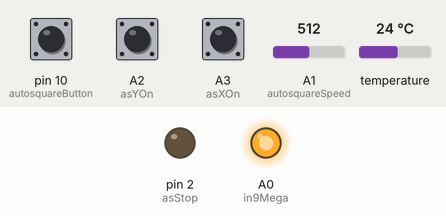
The sketch below on a simulated Arduino Uno, built with avr-gcc and run on an emulated ATmega328P. Shown: output pins drawn as LEDs (lit = HIGH). The inputs (shaded band) are chosen by the test bench; at power-on: pin 10 (autosquareButton) HIGH, A1 (autosquareSpeed) = 512, A2 (asYOn) HIGH, A3 (asXOn) HIGH, temperature 24 °C. What the sketch prints to the serial monitor is not drawn.

Above: at 1.9 s.
2.0 s: pin 10 (autosquareButton) pulled LOW for 1 s
Timing chart, 0 to 5.0 s (numbered marks = the images above; inputs shaded):
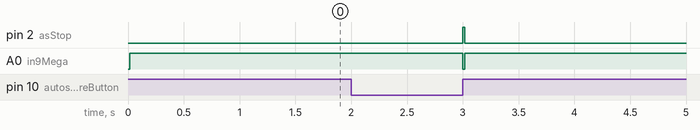

The sketch:

Extension_Board_Firmware.ino
```cpp
/*
    Tillboard Extension Firmware 2.0
    find out more: blog.altholtmann.com

    by Timo Altholtmann
*/

#include <Arduino.h>
#include "cnc-library.h"


// Programm configuration
uint16_t stepDelay = 0; // delay between steps in microseconds if no poti is connected - set to 0 to use a poti for setting speed
uint16_t startDelay = 1000; // delay between pressing the autosquare button and starting autosquare - in miliseconds, should be at least 500
byte speedPotiSamples = 10; // Samples of every speed poti reading
uint16_t speedPotiMin = 10;  // min delay between steps in microseconds
uint16_t speedPotiMax = 5000; // max delay between steps in microseconds
uint16_t tempSensorUpdateInterval = 5000; // interval between temperatur sensor reads in milliseconds
byte endstopStateTriggered = LOW; // Use HIGH for normally open endstops and LOW for normally closed endstops

#define READ_TEMPERATURES // comment with "//" if temperature sensor is not needed

/**
 * USE_DISPLAY
 * Uncomment the next line only, if a display is connected by a wire with the shield. For example if the extension panel is used.
 * If the wireless solution is connected to shield the next line has to be commented like this: "//#define USE_DISPLAY"
 */
//#define USE_DISPLAY // comment with "//" if temperature sensor is not needed

/**
 * WIRELESS ADAPTER CONNECTED
 * Comment with // if wireless adapter is not connected!
 * IMPORTANT - Has to be commented if there is a wired connection on the sub-d port. For example if the wired extension panel is used
 */
//#define WIRELESS_ADAPTER_CONNECTED

// ------------------------------------------------------------------------------
// Only edit below if you know what you are doing
// ------------------------------------------------------------------------------
#ifdef WIRELESS_ADAPTER_CONNECTED
    #include <Wire.h>
#endif

#ifdef USE_DISPLAY
    #include <U8x8lib.h>
#endif

enum AXIS
{
    x,
    y
};

typedef struct
{
    AXIS axis;
    byte stepPin;
    byte endStopPin;
    AUTOSQUARESTATE state;
    byte stateDisplayRow;
    byte stateDisplayColumn;
    char label[4];
} STEPPER;

STEPPER steppers[] = {
    {x, 11, 5, off, 0, 0, "X1:"},
    {x, 3, 6, off, 0, 8, "X2:"},
    {y, 12, 7, off, 1, 0, "Y1:"},
    {y, 4, 8, off, 1, 8, "Y2:"},
};

// Pin configuration
// Outs
byte in9Mega = A0;
byte asStop = 2;
// INs
byte tempSensor = 9;
byte autosquareButton = 10;
byte autosquareSpeed = A1;
// INs - user configuartion
byte asXOn = A3;
byte asYOn = A2;

#ifdef USE_DISPLAY
    // Display byte SDA = A4, SCL = A5
    U8X8_SSD1306_128X32_UNIVISION_SW_I2C display(/* clock=*/SCL, /* data=*/SDA, /* reset=*/U8X8_PIN_NONE);
    // Hardware i2c does not work for me with long wires
    // U8X8_SSD1306_128X32_UNIVISION_HW_I2C display(/* clock=*/SCL, /* data=*/SDA, /* reset=*/U8X8_PIN_NONE);
    const uint8_t *defaultFont = u8x8_font_pxplustandynewtv_f;
#endif
#ifdef READ_TEMPERATURES
    OneWire oneWire(tempSensor);
    DallasTemperature sensors(&oneWire);
#endif


// Programm variales
uint32_t actualStepDelay = 0;
byte autosuareInitialised = false;
uint64_t timeStartButtonWasPressed = 0;
AUTOSQUARESTATE lastDisplayStates[sizeof(steppers) / sizeof(STEPPER)];
uint64_t lastReadTemperature = 0;
DATA_FROM_CONTROLLER dataFromController = {
    5,
    5,
    5,
    AUTOSQUARESTATE::undefined,
    AUTOSQUARESTATE::undefined,
    AUTOSQUARESTATE::undefined,
    AUTOSQUARESTATE::undefined,
    AUTOSQUARESTATE::undefined,
    AUTOSQUARESTATE::undefined,
};

void updateAutosquareDelay() {
    // Dont read poti if a fixed speed is set
    if(stepDelay != 0 && actualStepDelay != stepDelay) {
        actualStepDelay = stepDelay;
        return;
    }

    uint16_t sum = 0;
    for (int i = 0; i < speedPotiSamples; i++)
    {
        sum+= analogRead(autosquareSpeed);
        delayMicroseconds(500);
    }
    actualStepDelay = map(sum / speedPotiSamples, 0, 1023, speedPotiMax, speedPotiMin);
}
#ifdef USE_DISPLAY
    void setDisplayStateOfStepper(STEPPER *stepper, byte displayStatePosition) {
        // Set last display state
        lastDisplayStates[displayStatePosition] = stepper->state;
        byte columPosition = stepper->stateDisplayColumn + (sizeof(stepper->label)/sizeof(char));

        // Empty last state
        display.setFont(defaultFont);
        display.drawString(columPosition, stepper->stateDisplayRow, "   ");

        if(stepper->state == off) {
            display.setFont(defaultFont);
            display.drawString(columPosition, stepper->stateDisplayRow, "off");
        } else if(stepper->state == undefined){
            display.setFont(defaultFont);
            display.drawString(columPosition, stepper->stateDisplayRow, "?");
        } else if(stepper->state == done) {
            display.setFont(u8x8_font_open_iconic_check_1x1);
            display.drawGlyph(columPosition, stepper->stateDisplayRow, 64);
        }
    }
    void updateDisplay()
    {
        for (byte i = 0; i < sizeof(steppers) / sizeof(STEPPER); i++)
        {
            STEPPER *stepper = &steppers[i];
            // Only update when things changed
            if(stepper->state == lastDisplayStates[i]) {
                continue;
            }

            setDisplayStateOfStepper(stepper, i);
        }
    }

    void initDisplay() {
        display.begin();
        // display.setBusClock(100000);
        // Stepper states
        for (byte i = 0; i < sizeof(steppers) / sizeof(STEPPER); i++)
        {
            STEPPER *stepper = &steppers[i];
            display.setFont(defaultFont);
            display.drawString(stepper->stateDisplayColumn, stepper->stateDisplayRow, stepper->label);
            setDisplayStateOfStepper(stepper, i);
        }
    }
#endif

void autosquare()
{
    // Set HIGH Pulse if state is on and endstop not pressed
    for (byte i = 0; i < sizeof(steppers) / sizeof(STEPPER); i++)
    {
        STEPPER *stepper = &steppers[i];
        // Continue for loop if stepper is set to off or done
        if (stepper->state == off || stepper->state == done)
        {
            continue;
        }
        // Check if state is undefined
        if (stepper->state == undefined)
        {
            // Set state to ok if endstop is reached
            if (digitalRead(stepper->endStopPin) == endstopStateTriggered)
            {
                stepper->state = done;
                #ifdef USE_DISPLAY
                  updateDisplay();
                #endif
            }
            // Set HIGH pulse if endstop not reached
            else
            {
                digitalWrite(stepper->stepPin, HIGH);
            }
        }
    }
    // Delay before setting to low - this is the speed of the steppers
    delayMicroseconds(actualStepDelay);

    // Set stepper steps to LOW if they are HIGH
     for (byte i = 0; i < sizeof(steppers) / sizeof(STEPPER); i++)
    {
        STEPPER *stepper = &steppers[i];
        if(digitalRead(stepper->stepPin) == HIGH) {
            digitalWrite(stepper->stepPin, LOW);
        }
    }
}

void initialize()
{
    Serial.println("Initializing");
    // Check if all stepper are already done
    bool allDone = true;
    for (byte i = 0; i < sizeof(steppers) / sizeof(STEPPER); i++)
    {
        if(steppers[i].state == undefined) {
            allDone = false;
        }
    }

    // Take control over steppers
    digitalWrite(asStop, HIGH);
    // Trigger IN9 to arduino mega
    digitalWrite(in9Mega, LOW);

    // Set steppers as OUTPUT and reset stepper states if all are done
    for (byte i = 0; i < sizeof(steppers) / sizeof(STEPPER); i++)
    {
        if(allDone && steppers[i].state == done) {
            steppers[i].state = undefined;
        }
    }

    // Set pulse speed
    updateAutosquareDelay();

    #ifdef USE_DISPLAY
      updateDisplay();
    #endif

    autosuareInitialised = true;
}

void terminate()
{
    Serial.println("Terminating");

    digitalWrite(asStop, LOW);
    digitalWrite(in9Mega, HIGH);
    autosuareInitialised = false;
}
float lastTemperature = 0;
#ifdef READ_TEMPERATURES
    void updateTemperatureSensor()
    {
            sensors.requestTemperatures();
            lastTemperature = sensors.getTempCByIndex(0);
            #ifdef USE_DISPLAY
                display.setFont(defaultFont);
                display.drawUTF8(0,3, "Temp:");
                display.setCursor(6,3);
                display.print(lastReadTemperature);
                display.drawString(10,3,"Grad");
            #endif
            lastReadTemperature = millis();

    }
#endif

#ifdef WIRELESS_ADAPTER_CONNECTED
   void answerI2cCommunication() {
        dataFromController.onboardTemperature = 0;
        dataFromController.externalTemperature = lastTemperature;
        dataFromController.fanSpeed = 100;
        dataFromController.x1 = steppers[0].state;
        dataFromController.x2 = steppers[1].state;
        dataFromController.y1 = steppers[2].state;
        dataFromController.y2 = steppers[3].state;
        dataFromController.z1 = AUTOSQUARESTATE::off;
        dataFromController.z2 = AUTOSQUARESTATE::off;
        Wire.write((byte*)&dataFromController, sizeof(DATA_FROM_CONTROLLER));
    }
    /**
     *  Try to communicate to Wireless Adapter via i2c
     **/
    void initialiseI2c() {
        Wire.begin(10);                // join i2c bus with address #8
        Wire.onRequest(answerI2cCommunication);
    }
#endif

void setup()
{
    Serial.begin(9600);
    #ifdef READ_TEMPERATURES
        // Inititalise temperature sensors
        sensors.begin();
    #endif
    // Endstops and steppers
    for (byte i = 0; i < sizeof(steppers) / sizeof(STEPPER); i++)
    {
        pinMode(steppers[i].endStopPin, INPUT_PULLUP);
        pinMode(steppers[i].stepPin, OUTPUT);
    }

    // Inputs
    // pinMode(tempSensor, INPUT_PULLUP);
    pinMode(autosquareButton, INPUT_PULLUP);

    pinMode(asXOn, INPUT_PULLUP);
    pinMode(asYOn, INPUT_PULLUP);

    // Check if autosuare for axis is on
    if (digitalRead(asXOn) == LOW)
    {
        for (byte i = 0; i < sizeof(steppers) / sizeof(STEPPER); i++)
        {
            if (steppers[i].axis == x)
            {
                steppers[i].state = undefined;
            }
        }
    }
    if (digitalRead(asYOn) == LOW)
    {
        for (byte i = 0; i < sizeof(steppers) / sizeof(STEPPER); i++)
        {
            if (steppers[i].axis == y)
            {
                steppers[i].state = undefined;
            }
        }
    }

    // Outputs
    pinMode(asStop, OUTPUT);
    digitalWrite(asStop, LOW);
    pinMode(in9Mega, OUTPUT);
    digitalWrite(in9Mega, HIGH);
    #ifdef USE_DISPLAY
        // init display
        initDisplay();
    #endif
    #ifdef READ_TEMPERATURES
        updateTemperatureSensor();
    #endif

    #ifdef WIRELESS_ADAPTER_CONNECTED
        initialiseI2c();
    #endif
}

void loop()
{
    // Check if button is pressed
    if (digitalRead(autosquareButton) == LOW)
    {
        // Check if start button was just pressed
        if(timeStartButtonWasPressed == 0) {
            timeStartButtonWasPressed = millis();
        }

        // Check if button was pressed long enough
        if(millis() - timeStartButtonWasPressed > startDelay) {
            // Check if we have to initinalize
            if (!autosuareInitialised)
            {
                initialize();
                delay(10);
            }
            autosquare();
        } else {
            // Use waiting time to determine if
        }
    }
    else
    {
        // reset timeStartButtonWasPressed
        timeStartButtonWasPressed = 0;
        // terminate if initialized
        if (autosuareInitialised)
        {
            terminate();
        }
        #ifdef READ_TEMPERATURES
            if(millis() - lastReadTemperature > tempSensorUpdateInterval)
            {
                updateTemperatureSensor();
            }
        #endif
    }
}
```

cnc-library.h
```cpp
/**
 * Library for CNC related controls
 * Version 1.0
 * find out more: blog.altholtmann.com
 * by Timo Altholtmann
 **/


#ifndef cnclibrary_h
#define cnclibrary_h

#include <Arduino.h>
#include "cnclibrary_ledstate.h"
#include "cnclibrary_radio.h"
#include "cnclibrary_temperature.h"


enum AUTOSQUARESTATE
{
    undefined,
    done,
    off
};

enum DISPLAYLAYOUT {
    Layout_128X32_Fan_and_Temp,
    Layout_128X32_Temp_and_Autosquare,
    Layout_128X32_Autosquare,
    Layout_128X64_1
};

// For Communication between the Wireless Adapter and the controller arduino
// uint16_t : 2Bytes
// unsigned : 1 Bit each
typedef struct {
  float onboardTemperature;
  float externalTemperature;
  uint8_t fanSpeed;
  AUTOSQUARESTATE x1;
  AUTOSQUARESTATE x2;
  AUTOSQUARESTATE y1;
  AUTOSQUARESTATE y2;
  AUTOSQUARESTATE z1;
  AUTOSQUARESTATE z2;
} DATA_FROM_CONTROLLER;

typedef struct {
    float onboardTemperature;
    float externalTemperature;
    unsigned fanSpeed : 3;
    unsigned stateX1 : 2;
    unsigned stateX2 : 2;
    unsigned stateY1 : 2;
    unsigned stateY2 : 2;
    unsigned stateZ1 : 2;
    unsigned stateZ2 : 2;
} DATA_FOR_DISPLAY;

#endif
```

cnclibrary_ledstate.h
```cpp
#ifndef cnclibrary_ledstate_h
#define cnclibrary_ledstate_h

// includes
#include <Arduino.h>

class LEDControl
{
private:
    bool _actualLedState;
    byte _ledPin;
    void _toggle();
    void _setLed(bool state);
    uint32_t _lastSwitchedOn_MS;
    uint32_t _lastSwitchedOff_MS;
    void _handleActiveState();
    uint16_t _activeStateTimeout = 50;
    uint16_t _minStateChangeDelay = 30;
public:
    enum STATE {
        NRF24Failure,
        ON,
        OFF,
        ACTIVE
    } state;
    LEDControl(byte ledPin);
    void setup();
    void loop();
    void setState(STATE state);
    ~LEDControl();
};

/**
 * Implementations
 */
void LEDControl::setup() {
    this->_actualLedState = false;
    this->state = STATE::OFF;
    pinMode(this->_ledPin, OUTPUT);
    this->_setLed(this->_actualLedState);
}

void LEDControl::loop() {
    if(this->state == STATE::ON && this->_actualLedState == false && millis() - this->_lastSwitchedOff_MS > _minStateChangeDelay) {
        this->_setLed(true);
    } else if (this->state == STATE::OFF && this->_actualLedState == true  && millis() - this->_lastSwitchedOn_MS > _minStateChangeDelay) {
        this->_setLed(false);
    } else if(this->state == STATE::NRF24Failure) {
        while (true)
        {
            this->_toggle();
            delay(1000);
            this->_toggle();
            delay(1000);
        }
    }else if(this->state == STATE::ACTIVE) {
        this->_handleActiveState();
    }
}

void LEDControl::_handleActiveState() {
    if(this->_actualLedState && millis() - this->_lastSwitchedOn_MS > _activeStateTimeout) {
        this->_setLed(false);
    } else if(!this->_actualLedState && millis() - this->_lastSwitchedOff_MS > _activeStateTimeout) {
        this->_setLed(true);
    }
}

void LEDControl::_toggle() {
    this->_setLed(!this->_actualLedState);
}

void LEDControl::_setLed(bool state) {
    if(state) {
        this->_lastSwitchedOn_MS = millis();
        this->_lastSwitchedOff_MS = 0;
    } else {
        this->_lastSwitchedOn_MS = 0;
        this->_lastSwitchedOff_MS = millis();
    }
    this->_actualLedState = state;
    digitalWrite(this->_ledPin, this->_actualLedState);
}

/**
 * Set the state of the led(on/off).
 * @param state true: led is on / false: led is off
 */
void LEDControl::setState(STATE state) {
    this->state = state;
}

/**
 * Constructor for the LEDState class.
 * @param ledPin The pin the led is attached to
 */
LEDControl::LEDControl(byte ledPin)
{
    this->_ledPin = ledPin;
}

/**
 * Destructor of the LEDState class.
 */
LEDControl::~LEDControl()
{
}

#endif
```

cnclibrary_temperature.h
```cpp
#ifndef cnclibrary_temperature_h
#define cnclibrary_temperature_h

// includes
#include <Arduino.h>
#include <OneWire.h>
#include "DallasTemperature.h"

/**
 * Common structs needed
 **/


class CNCTemperature {
private:
    byte _sensorPin;
    byte _numberOfSensors = 1;
    uint32_t _lastReadTemperature_MS = 0;
    uint32_t _interval_MS = 5000;
    OneWire _oneWire;
    DallasTemperature _sensors;
    float _lastTemperatures[10];
public:
    CNCTemperature(byte sensorPin, byte numberOfSensors, uint32_t interval_MS);
    ~CNCTemperature();
    void setup();
    void loop();
    float getTemperature(byte sensorNumber);
};

void CNCTemperature::setup() {
    this->_sensors.begin();
}

void CNCTemperature::loop() {
    if (millis() - this->_lastReadTemperature_MS > this->_interval_MS) {
        this->_sensors.requestTemperatures();
        for (int i = 0; i < this->_numberOfSensors; i++)
        {
            this->_lastTemperatures[i] = this->_sensors.getTempCByIndex(i);
        }

        this->_lastReadTemperature_MS = millis();
    }
}

float CNCTemperature::getTemperature(byte sensorNumber = 1) {
    return this->_lastTemperatures[sensorNumber - 1];
}

CNCTemperature::CNCTemperature(byte sensorPin, byte numberOfSensors = 1, uint32_t interval_MS = 5000) {
    this->_sensorPin = sensorPin;
    this->_numberOfSensors = numberOfSensors;
    this->_interval_MS = interval_MS;

    memset(&this->_lastTemperatures, -999, this->_numberOfSensors);

    this->_oneWire = OneWire(this->_sensorPin);
    this->_sensors = DallasTemperature(&this->_oneWire);
}

CNCTemperature::~CNCTemperature() {}

#endif
```

Source omitted: cnclibrary_radio.h (3075 bytes)

Measured:
- after the input at 2.0 s, pin 2 (asStop): LOW → HIGH after 1.0 s, → LOW 0.02 s later; A0 (in9Mega): HIGH → LOW after 1.0 s, → HIGH 0.02 s later
